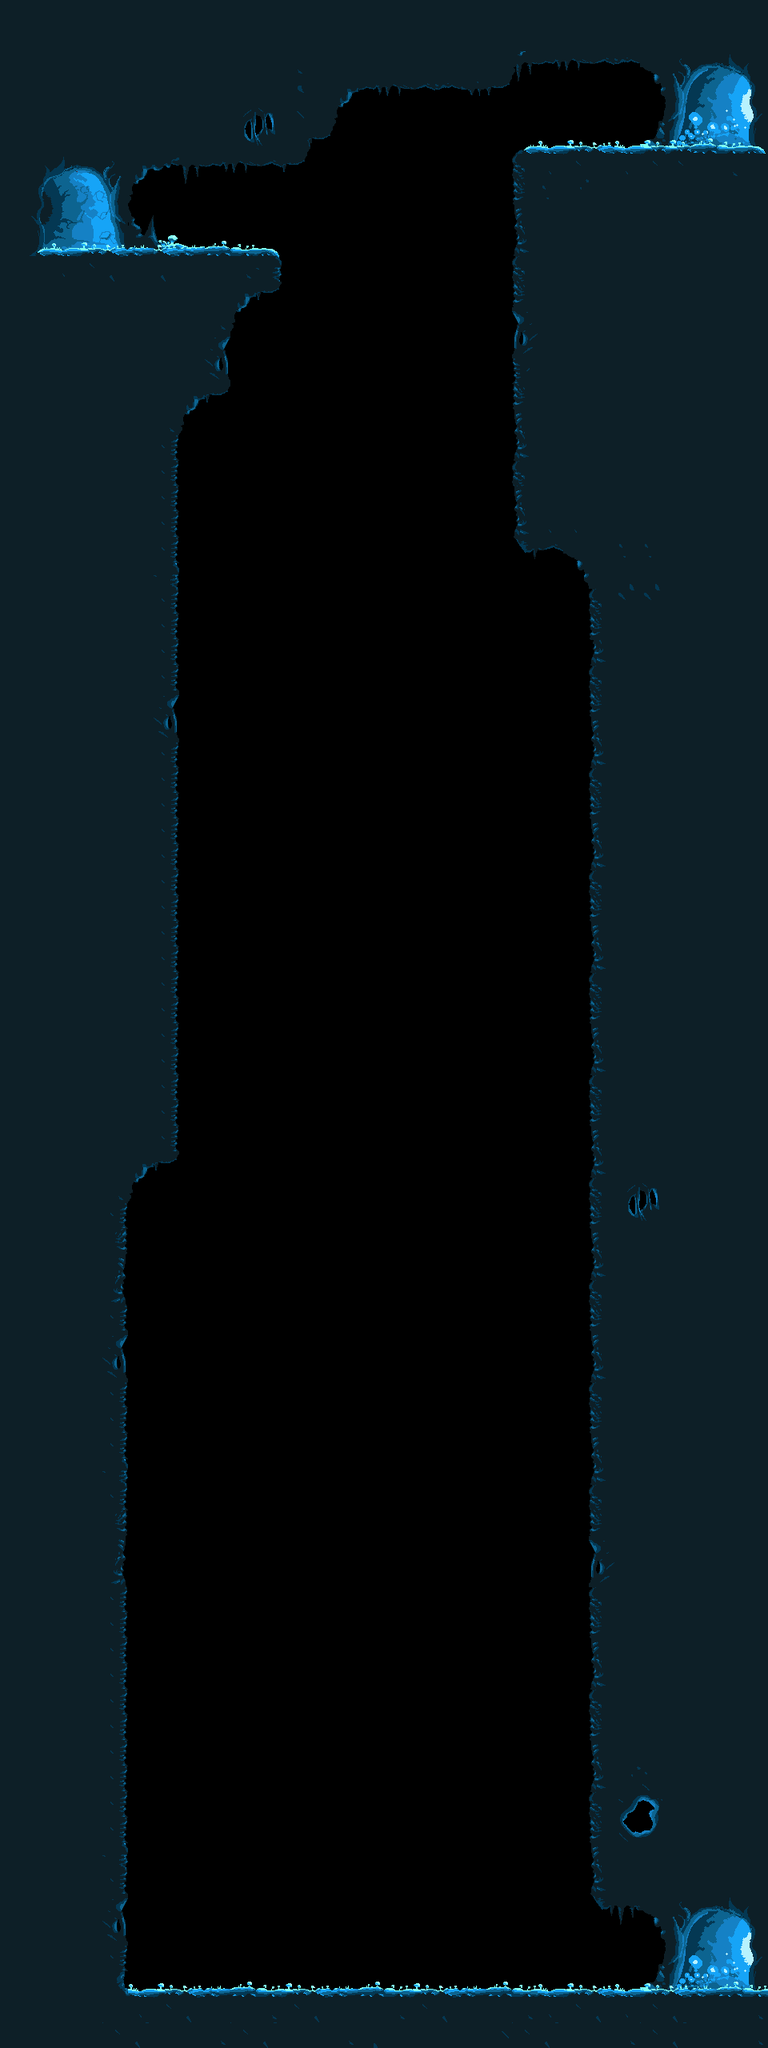

A level layout from a 2D game, rendered from its tile map. Below: a short description, then the map file with tile-grid data replaced by summaries:
An orthogonal 30x80 tile map with 32x32 px tiles, 6 tile layers (Hidden Touchup, Far Background, Mid-Background, Ground, ...).

<map version="1.0" tiledversion="2018.04.18" orientation="orthogonal" renderorder="left-up" width="30" height="80" tilewidth="32" tileheight="32" infinite="0" nextobjectid="1">
 <tileset firstgid="1" source="tiles.tsx" />
 <layer name="Hidden Touchup" width="30" height="80">
  <data>[2400 cells, 18 non-empty, 3 distinct tile ids]</data>
 </layer>
 <layer name="Far Background" width="30" height="80">
  <data>[2400 cells, 1 non-empty, 1 distinct tile ids]</data>
 </layer>
 <layer name="Mid-Background" width="30" height="80">
  <data>[2400 cells, 77 non-empty, 55 distinct tile ids]</data>
 </layer>
 <layer name="Ground" width="30" height="80">
  <data>[2400 cells, 1160 non-empty, 53 distinct tile ids]</data>
 </layer>
 <layer name="Foreground" width="30" height="80">
  <properties>
   <property name="unity:sortingLayerName" value="Foreground" />
  </properties>
  <data>[2400 cells, 162 non-empty, 25 distinct tile ids]</data>
 </layer>
 <layer name="Touchup" width="30" height="80">
  <properties>
   <property name="unity:sortingLayerName" value="Foreground" />
  </properties>
  <data>[2400 cells, 3 non-empty, 3 distinct tile ids]</data>
 </layer>
</map>